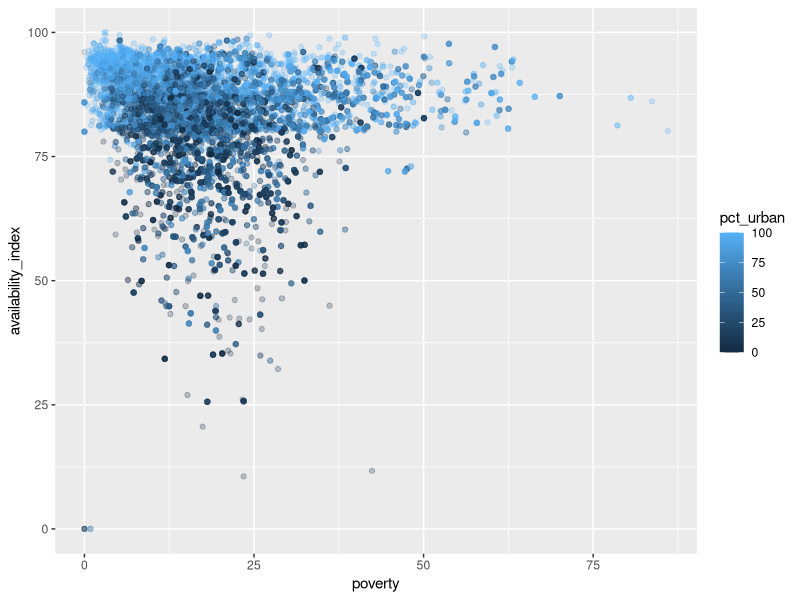
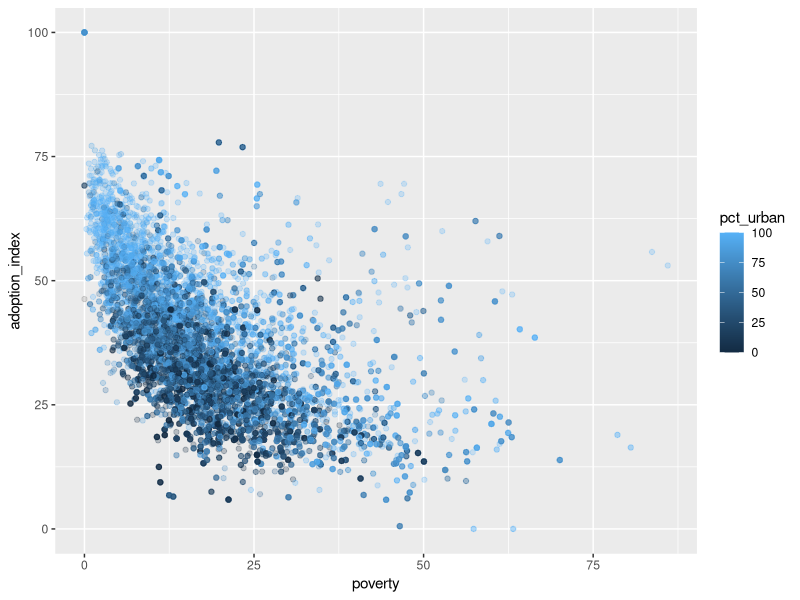
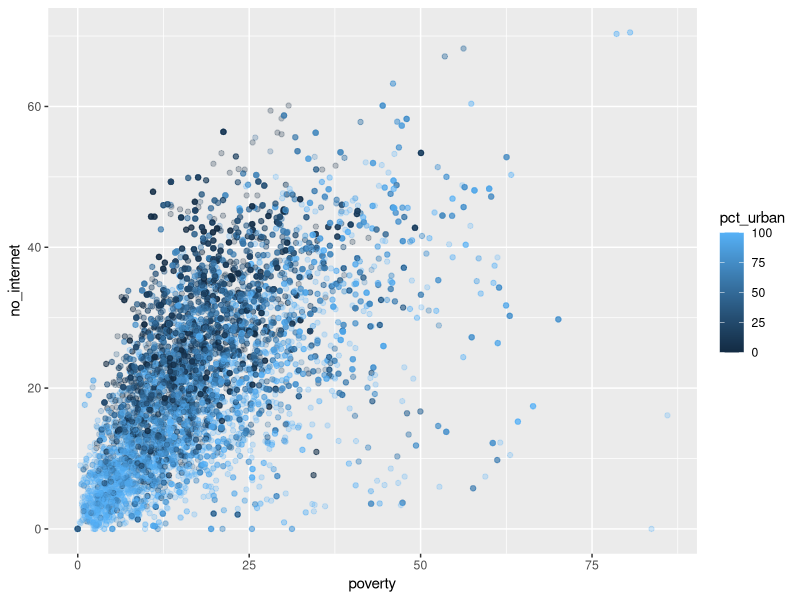
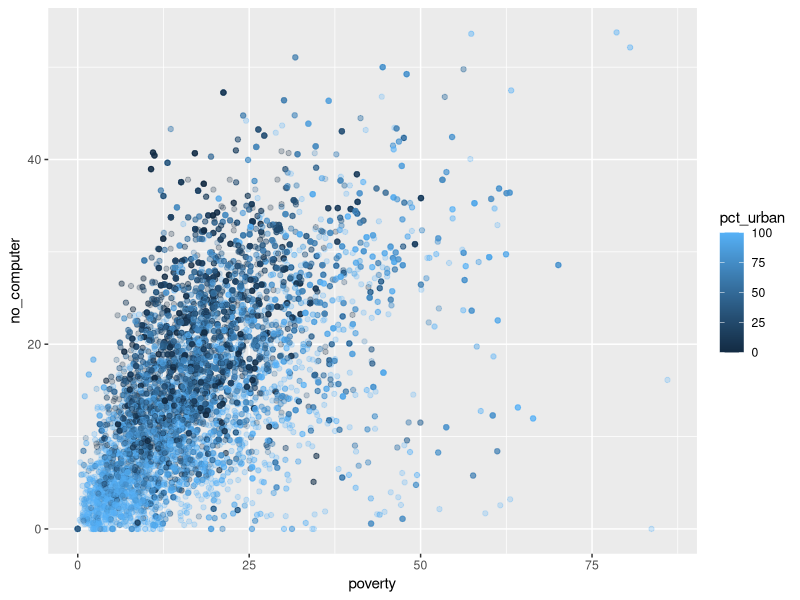
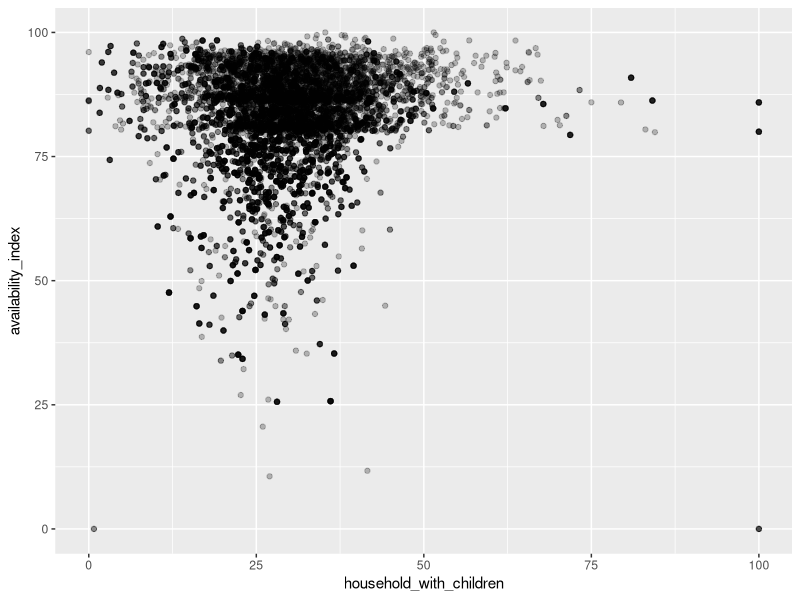
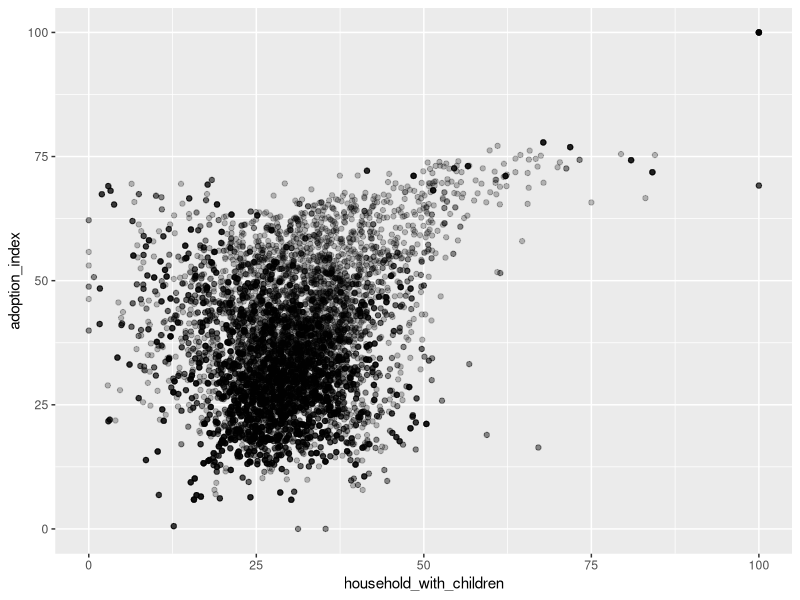
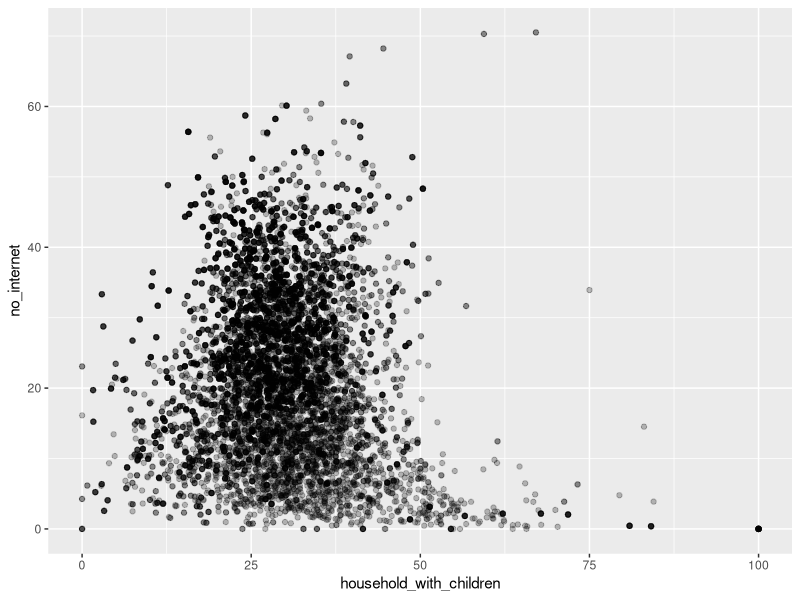
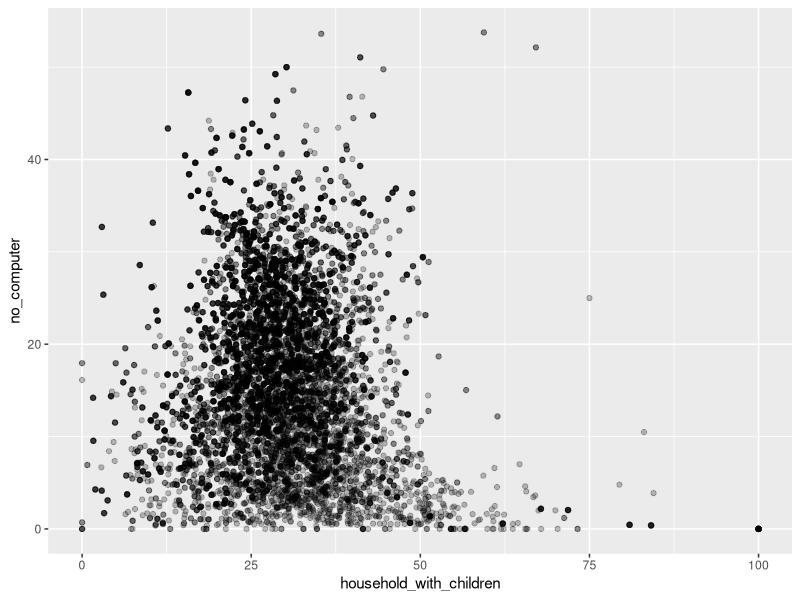

The R source for these figures, in order:
## ---- chunk 1
knitr::opts_chunk$set(echo = TRUE, message = FALSE, warning = FALSE)
## ---- chunk 2
library(tidyverse)
## ---- chunk 3
# upload & clean data via https://data-nconemap.opendata.arcgis.com/datasets/broadbandindices-bytract-allyears
# all variables are percentages unless otherwise noted in names
broadband <- read.csv("NC_Broadband_Indices.csv")
broadband <- broadband %>% 
  rename(tract = NAMELSAD, fips = FIPS, county = County_Name, `25/3` = Percent_Pop__25_3, 
         `100/20` = Percent_Pop__100_20, fiber = Percent_Pop__Fiber, upload_download_ratio = Up_Down_Ratio, 
         household_density = Hhld__Density, homes_after_2010 = Percent_Age_Home, 
         no_providers = Percent_Pop__No_Prov_, dsl = Percent_Pop__DSL_Only, availability_index = Availability, 
         subscription = Percent_Bbnd__Sub, `18-34` = Percent_Ages_18_34, bachelors = Percent_Bach_, 
         household_with_children = Percent_Hhlds__Children, wfh = Percent_Work_from_home,
         `65+` = Percent_Ages_65_and_over, no_internet = Percent_No_Int__Access, 
         no_computer = Percent_No_Comp__Devices, poverty = Percent_Poverty, disability = Percent_Disability, 
         limited_english = Percent_Lim__English, adoption_index = Adoption, year = YEAR) %>% 
  select(3, 9:32)

# upload race data via American Community Survey
race <- read.csv("NC_Race.csv")
broadband <- inner_join(broadband, race) %>% 
  rename(pacific_islander = pacific.islander)

# upload urban/rural data via U.S. Census Bureau
urban_rural <- read.csv("NC_Urban_Rural.csv")
broadband <- inner_join(broadband, urban_rural)
broadband$pct_urban <- as.double(broadband$pct_urban)
broadband$pct_rural <- as.double(broadband$pct_rural)

## ---- chunk 4
# check missingness
broadband %>% 
  count(is.na(availability_index))

broadband %>% 
  count(is.na(adoption_index))

broadband %>% 
  count(is.na(no_internet))

broadband %>% 
  count(is.na(no_computer))

broadband %>% 
  filter(is.na(availability_index) | is.na(adoption_index) | is.na(no_internet) | is.na(no_computer))

# calculate summary statistics
broadband %>% 
  filter(!is.na(availability_index) & !is.na(adoption_index) & !is.na(no_internet) & !is.na(no_computer)) %>% 
  summarize(median_availability = median(availability_index), mean_availability = mean(availability_index),
            median_adoption = median(adoption_index), mean_adoption = mean(adoption_index),
            median_no_internet = median(no_internet), mean_no_internet = mean(no_internet),
            median_no_computer = median(no_internet), mean_no_computer = mean(no_internet))

# by county & year
broadband %>% 
  group_by(county, year) %>% 
  filter(!is.na(availability_index) & !is.na(adoption_index) & !is.na(no_internet) & !is.na(no_computer)) %>% 
  summarize(mean_availability = mean(availability_index), mean_adoption = mean(adoption_index),
            mean_no_internet = mean(no_internet), mean_no_computer = mean(no_internet))
## ---- chunk 5
ggplot(data = broadband, mapping = aes(x = poverty, y = availability_index)) +
  geom_point(mapping = aes(color = pct_urban), alpha = 0.25)

ggplot(data = broadband, mapping = aes(x = poverty, y = adoption_index)) +
  geom_point(mapping = aes(color = pct_urban), alpha = 0.25)

ggplot(data = broadband, mapping = aes(x = poverty, y = no_internet)) +
  geom_point(mapping = aes(color = pct_urban), alpha = 0.25)

ggplot(data = broadband, mapping = aes(x = poverty, y = no_computer)) +
  geom_point(mapping = aes(color = pct_urban), alpha = 0.25)

ggplot(data = broadband, mapping = aes(x = household_with_children, y = availability_index)) +
  geom_point(alpha = 0.25)

ggplot(data = broadband, mapping = aes(x = household_with_children, y = adoption_index)) +
  geom_point(alpha = 0.25)

ggplot(data = broadband, mapping = aes(x = household_with_children, y = no_internet)) +
  geom_point(alpha = 0.25)

ggplot(data = broadband, mapping = aes(x = household_with_children, y = no_computer)) +
  geom_point(alpha = 0.25)

broadband %>% 
  mutate(pct_black = black / total) %>% 
  ggplot(data = ., mapping = aes(x = pct_black, y = availability_index)) +
  geom_point(alpha = 0.25)

broadband %>% 
  mutate(pct_black = black / total) %>% 
  ggplot(data = ., mapping = aes(x = pct_black, y = adoption_index)) +
  geom_point(alpha = 0.25)

broadband %>% 
  mutate(pct_black = black / total) %>% 
  ggplot(data = ., mapping = aes(x = pct_black, y = no_internet)) +
  geom_point(alpha = 0.25)

broadband %>% 
  mutate(pct_black = black / total) %>% 
  ggplot(data = ., mapping = aes(x = pct_black, y = no_computer)) +
  geom_point(alpha = 0.25)
